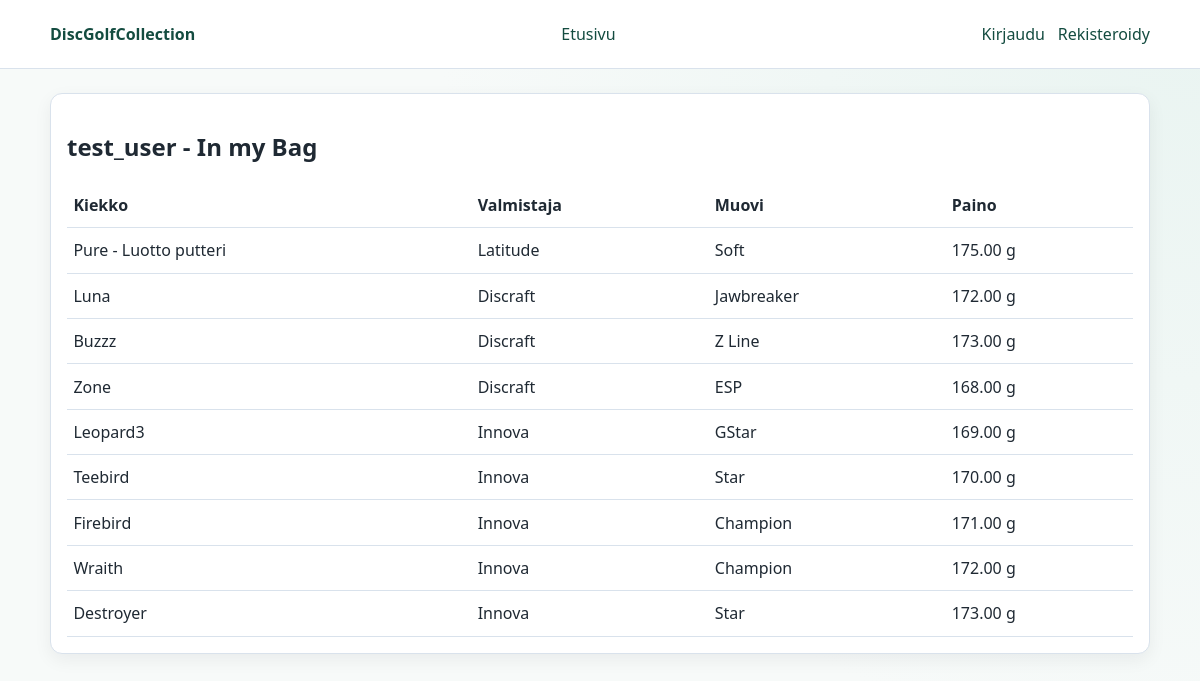
/players/test_user/bag/, run on the app's committed database.
### collection/models.py (models this page shows, shortened)
class BagDisc(models.Model):
    collection = models.ForeignKey(
        Collection,
        on_delete=models.CASCADE,
        related_name='bag_discs',
    )
    disc = models.ForeignKey(
        Disc,
        on_delete=models.CASCADE,
        related_name='bag_entries',
    )
    added_at = models.DateTimeField(auto_now_add=True)
    class Meta:
        constraints = [
            models.UniqueConstraint(
                fields=['collection', 'disc'],
                name='unique_disc_in_collection_bag',
            )
        ]
        ordering = ['-added_at']

class Disc(models.Model):
    collection = models.ForeignKey(
        Collection,
        on_delete=models.CASCADE,
        related_name='discs',
    )
    name = models.CharField(max_length=120)
    manufacturer = models.CharField(max_length=120)
    plastic = models.CharField(max_length=80)
    weight = models.DecimalField(max_digits=5, decimal_places=2)
    color = models.CharField(max_length=60)
    image = models.ImageField(upload_to='disc_images/', blank=True, null=True)
    acquired_at = models.DateTimeField()
    class Meta:
        ordering = ['-acquired_at', 'name']

### collection/views.py (the view)
# urls.py: path('players/<str:username>/bag/', views.player_bag, name='player_bag'),
def player_bag(request, username):
    player = get_object_or_404(User, username=username)
    collection = _ensure_collection(player)
    bag_items = collection.bag_discs.select_related('disc')
    return render(
        request,
        'collection/player_bag.html',
        {'player': player, 'collection': collection, 'bag_items': bag_items},
    )

### collection/views.py (called while the page is built)
def _ensure_collection(user):
    collection, _ = Collection.objects.get_or_create(user=user)
    return collection

### templates/collection/player_bag.html (shortened to what this page needs)
{% extends 'collection/base.html' %}
{% block content %}
<section class="card">
    <h1>{{ player.get_full_name|default:player.username }} - In my Bag</h1>
    {% if bag_items %}
        <table class="responsive-table">
            <thead>
                <tr>
                    <th>Kiekko</th>
                    <th>Valmistaja</th>
                    <th>Muovi</th>
                    <th>Paino</th>
                </tr>
            </thead>
            <tbody>
                {% for item in bag_items %}
                    <tr>
                        <td data-label="Kiekko">{{ item.disc.name }}</td>
                        <td data-label="Valmistaja">{{ item.disc.manufacturer }}</td>
                        <td data-label="Muovi">{{ item.disc.plastic }}</td>
                        <td data-label="Paino">{{ item.disc.weight }} g</td>
                    </tr>
                {% endfor %}
            </tbody>
        </table>
    {% else %}
        <p>Taman pelaajan bagi on tyhja.</p>
    {% endif %}
</section>
{% endblock %}

### collection/static/collection/styles.css (style rules this page uses)
:root { --bg: #f2f6f5; --surface: #ffffff; --text: #1f2933; --muted: #52606d; --accent: #1f6f5f; --accent-2: #144c40; --border: #d9e2ec; --danger: #b42318; }
* { box-sizing: border-box; }
body { margin: 0; font-family: "Segoe UI", "Trebuchet MS", sans-serif; background: radial-gradient(circle at top right, #e9f4f1, #f7faf9 55%); color: var(--text); }
.card { background: var(--surface); border: 1px solid var(--border); border-radius: 12px; padding: 1rem; box-shadow: 0 6px 18px rgba(15, 23, 42, 0.06); }
.responsive-table td[data-label]::before { content: ""; }
table { width: 100%; border-collapse: collapse; }
th, td { text-align: left; border-bottom: 1px solid var(--border); padding: 0.7rem 0.4rem; }

### data on the page
BagDisc: disc.name "Pure - Luotto putteri", disc.manufacturer "Latitude", disc.plastic "Soft", disc.weight "175.00"
BagDisc: disc.name "Luna", disc.manufacturer "Discraft", disc.plastic "Jawbreaker", disc.weight "172.00"
BagDisc: disc.name "Buzzz", disc.manufacturer "Discraft", disc.plastic "Z Line", disc.weight "173.00"
BagDisc: disc.name "Zone", disc.manufacturer "Discraft", disc.plastic "ESP", disc.weight "168.00"
BagDisc: disc.name "Leopard3", disc.manufacturer "Innova", disc.plastic "GStar", disc.weight "169.00"
BagDisc: disc.name "Teebird", disc.manufacturer "Innova", disc.plastic "Star", disc.weight "170.00"
BagDisc: disc.name "Firebird", disc.manufacturer "Innova", disc.plastic "Champion", disc.weight "171.00"
BagDisc: disc.name "Wraith", disc.manufacturer "Innova", disc.plastic "Champion", disc.weight "172.00"
BagDisc: disc.name "Destroyer", disc.manufacturer "Innova", disc.plastic "Star", disc.weight "173.00"

### other printed values
{{ player.get_full_name|default:player.username }} "test_user"
